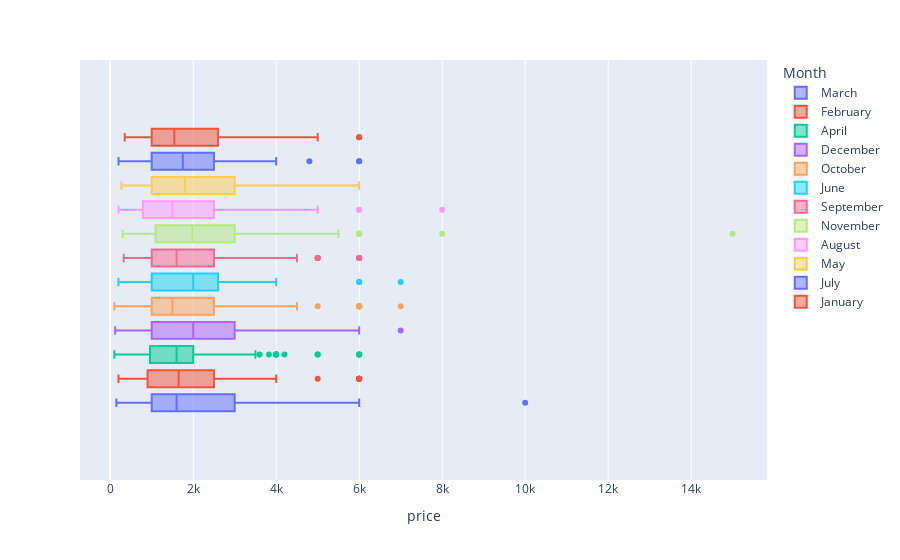

Notebook source saved alongside this figure:
### Code cell
steam_df.plot('price',kind='box',color='Month')

### Figure 1 — Plotly figure (JSON) as saved in the notebook; plotly's stock layout.template omitted (floating-point values rounded to 4 significant figures; data arrays with more than 128 entries replaced by an {"elided": "..."} marker saying what was removed)
{"data": [{"alignmentgroup": "True", "hovertemplate": "Month=March<br>price=%{x}<extra></extra>", "legendgroup": "March", "marker": {"color": "#636efa"}, "name": "March", "notched": false, "offsetgroup": "March", "orientation": "h", "showlegend": true, "type": "box", "x": {"elided": "158 int values"}, "x0": " ", "xaxis": "x", "y0": " ", "yaxis": "y"}, {"alignmentgroup": "True", "hovertemplate": "Month=February<br>price=%{x}<extra></extra>", "legendgroup": "February", "marker": {"color": "#EF553B"}, "name": "February", "notched": false, "offsetgroup": "February", "orientation": "h", "showlegend": true, "type": "box", "x": [5999, 3999, 5999, 1499, 1999, 5999, 2499, 1999, 1999, 1999, 1499, 2549, 499, 689, 4999, 1999, 899, 2999, 509, 1999, 2499, 1499, 1699, 2499, 5999, 1799, 959, 2399, 1499, 1199, 1999, 2999, 599, 1999, 799, 899, 1999, 2999, 749, 1499, 399, 1999, 2999, 1599, 1274, 2699, 3959, 1189, 999, 2499, 799, 1499, 749, 599, 799, 1999, 199, 3299, 1999, 999, 699, 199, 1999, 5999, 519, 749, 899, 1299, 1499, 999], "x0": " ", "xaxis": "x", "y0": " ", "yaxis": "y"}, {"alignmentgroup": "True", "hovertemplate": "Month=April<br>price=%{x}<extra></extra>", "legendgroup": "April", "marker": {"color": "#00cc96"}, "name": "April", "notched": false, "offsetgroup": "April", "orientation": "h", "showlegend": true, "type": "box", "x": [1799, 4999, 1999, 1999, 3599, 1999, 1349, 599, 1999, 1799, 499, 479, 1499, 1999, 1999, 5999, 999, 3999, 1529, 1499, 1999, 1999, 999, 5999, 999, 5999, 1274, 1799, 1999, 1799, 1999, 2499, 3999, 1499, 1799, 599, 1999, 1499, 1079, 599, 2999, 999, 3999, 1999, 1444, 989, 599, 1349, 2499, 1999, 299, 999, 4999, 2999, 1699, 1999, 3999, 1999, 499, 1999, 749, 199, 2999, 199, 974, 1799, 299, 1499, 2999, 119, 1439, 1799, 1499, 749, 449, 3999, 1599, 909, 1999, 1249, 3824, 499, 899, 2699, 799, 999, 799, 999, 1299, 499, 2499, 1599, 2499, 999, 399, 99, 1999, 749, 1599, 1599, 2699, 3499, 1999, 1049, 2499, 1749, 1499, 799, 799, 2999, 2399, 4199, 1499, 159, 599, 849, 999], "x0": " ", "xaxis": "x", "y0": " ", "yaxis": "y"}, {"alignmentgroup": "True", "hovertemplate": "Month=December<br>price=%{x}<extra></extra>", "legendgroup": "December", "marker": {"color": "#ab63fa"}, "name": "December", "notched": false, "offsetgroup": "December", "orientation": "h", "showlegend": true, "type": "box", "x": [2999, 3999, 989, 1999, 299, 5999, 2499, 799, 2999, 3999, 999, 1999, 2999, 3999, 1999, 1999, 749, 1999, 1999, 1999, 2999, 3499, 2999, 6999, 999, 3499, 1599, 1399, 1999, 1999, 999, 399, 399, 3999, 2999, 3499, 849, 1499, 1999, 1999, 2499, 2999, 1339, 1999, 1999, 899, 499, 539, 5999, 499, 1199, 1499, 5999, 2499, 989, 1299, 1999, 3999, 399, 989, 3999, 2399, 2499, 1439, 999, 3249, 1499, 999, 999, 999, 2999, 2399, 1999, 1499, 119, 1199, 599, 599, 959, 899, 1874], "x0": " ", "xaxis": "x", "y0": " ", "yaxis": "y"}, {"alignmentgroup": "True", "hovertemplate": "Month=October<br>price=%{x}<extra></extra>", "legendgroup": "October", "marker": {"color": "#FFA15A"}, "name": "October", "notched": false, "offsetgroup": "October", "orientation": "h", "showlegend": true, "type": "box", "x": [2499, 5999, 5999, 3499, 3999, 1999, 1499, 1499, 5999, 3499, 1924, 5999, 5999, 3499, 999, 799, 3999, 5999, 1199, 2399, 999, 2999, 2499, 999, 1999, 499, 2999, 2999, 999, 2999, 4999, 1499, 1999, 1999, 5999, 2999, 2499, 5999, 999, 849, 1999, 599, 524, 1499, 2499, 1499, 1499, 1999, 99, 1499, 1291, 2999, 2399, 1979, 1199, 599, 1999, 1299, 999, 799, 1674, 1399, 1649, 499, 749, 959, 2309, 1299, 1599, 2999, 1319, 749, 1099, 499, 1749, 1499, 624, 2999, 1749, 1499, 799, 999, 799, 2399, 2249, 6999, 299, 3499, 299, 1199, 1499, 719, 479, 1249, 1949, 2099, 1499, 999, 599, 4499, 1199, 1199, 159, 299, 1399, 803, 799, 679, 1249], "x0": " ", "xaxis": "x", "y0": " ", "yaxis": "y"}, {"alignmentgroup": "True", "hovertemplate": "Month=June<br>price=%{x}<extra></extra>", "legendgroup": "June", "marker": {"color": "#19d3f3"}, "name": "June", "notched": false, "offsetgroup": "June", "orientation": "h", "showlegend": true, "type": "box", "x": [3999, 989, 749, 2999, 1999, 1999, 1999, 3999, 1999, 3999, 749, 749, 3999, 2499, 2249, 5999, 1999, 6999, 1749, 3999, 3999, 2499, 3999, 2499, 1999, 2499, 2999, 2799, 2699, 2499, 2499, 3999, 3999, 1499, 699, 2399, 499, 999, 1124, 1874, 199, 499, 1599, 999, 1249, 1999, 1999, 3999, 1999, 1499, 1999, 1599, 2999, 749, 1004, 479, 499, 799, 1624, 1199, 2399, 699, 199, 5999, 1999, 999, 499, 2009, 749, 1399, 3999, 1499, 199, 1299, 999, 989], "x0": " ", "xaxis": "x", "y0": " ", "yaxis": "y"}, {"alignmentgroup": "True", "hovertemplate": "Month=September<br>price=%{x}<extra></extra>", "legendgroup": "September", "marker": {"color": "#FF6692"}, "name": "September", "notched": false, "offsetgroup": "September", "orientation": "h", "showlegend": true, "type": "box", "x": [1399, 4999, 3299, 3249, 1399, 1999, 4499, 4999, 1999, 2999, 2499, 999, 2999, 2499, 1999, 1499, 1199, 1999, 3499, 599, 2499, 499, 5999, 3999, 2499, 999, 499, 1499, 1999, 1999, 1499, 1299, 1399, 1499, 2499, 799, 3499, 1749, 2999, 3999, 5999, 799, 1874, 999, 1499, 4999, 989, 499, 5999, 749, 874, 1999, 324, 5999, 769, 999, 999, 1599, 2999, 2199, 1099, 499, 799, 1999, 1249, 4999, 624, 1499, 2499, 2124, 999, 1624, 3599, 524, 1599, 999, 1399, 999, 799, 899, 2099, 2499, 1599, 599, 599, 1249, 1624, 2999, 1999, 1199, 4499, 1979, 699, 1199, 899, 2249, 1099, 1599, 749, 1299], "x0": " ", "xaxis": "x", "y0": " ", "yaxis": "y"}, {"alignmentgroup": "True", "hovertemplate": "Month=November<br>price=%{x}<extra></extra>", "legendgroup": "November", "marker": {"color": "#B6E880"}, "name": "November", "notched": false, "offsetgroup": "November", "orientation": "h", "showlegend": true, "type": "box", "x": [1999, 5999, 4999, 5999, 999, 1999, 999, 1999, 3999, 1999, 5999, 1999, 499, 999, 1499, 5999, 1999, 5999, 14999, 1999, 1499, 1999, 1499, 4499, 5499, 3999, 4499, 1499, 1599, 1999, 1999, 3999, 1499, 7999, 5999, 1979, 1999, 1979, 4999, 2499, 1874, 499, 1674, 999, 999, 1249, 1999, 1999, 2999, 999, 1799, 2969, 1999, 1574, 599, 799, 2449, 4999, 1049, 299, 999, 524, 3299, 449, 1499, 999, 599, 599, 999, 3199, 2999, 1499, 1499, 2499, 1799, 1499, 799, 1219, 1249], "x0": " ", "xaxis": "x", "y0": " ", "yaxis": "y"}, {"alignmentgroup": "True", "hovertemplate": "Month=August<br>price=%{x}<extra></extra>", "legendgroup": "August", "marker": {"color": "#FF97FF"}, "name": "August", "notched": false, "offsetgroup": "August", "orientation": "h", "showlegend": true, "type": "box", "x": [1397, 5999, 2499, 2999, 2399, 3999, 3000, 2999, 1499, 1399, 2499, 2999, 1599, 3499, 4999, 2499, 799, 2999, 1999, 2499, 1674, 2999, 999, 2499, 799, 999, 1999, 3999, 5999, 2499, 3999, 1374, 1599, 1999, 749, 1499, 199, 1499, 1199, 999, 1199, 3599, 1999, 749, 449, 1599, 1124, 7999, 3499, 1749, 499, 2499, 499, 499, 399, 1999, 1199, 2999, 4999, 299, 999, 1999, 1249, 399, 249, 1124, 1399, 449, 2999, 1199, 499, 599, 1999, 499, 629, 1199, 1799, 1749, 374, 499, 524, 1874, 479, 749, 1199], "x0": " ", "xaxis": "x", "y0": " ", "yaxis": "y"}, {"alignmentgroup": "True", "hovertemplate": "Month=May<br>price=%{x}<extra></extra>", "legendgroup": "May", "marker": {"color": "#FECB52"}, "name": "May", "notched": false, "offsetgroup": "May", "orientation": "h", "showlegend": true, "type": "box", "x": [1999, 999, 2499, 2999, 3999, 2999, 2499, 1999, 1499, 3999, 999, 599, 1499, 4499, 2999, 499, 5999, 3999, 3999, 4999, 799, 5999, 3999, 1999, 599, 2479, 679, 2999, 2999, 1499, 499, 2999, 2299, 5999, 1299, 2499, 1499, 1699, 999, 2999, 2999, 1999, 999, 1399, 1499, 2999, 399, 2199, 999, 399, 2249, 999, 1799, 2999, 899, 1199, 699, 2999, 689, 624, 269, 1499, 749, 749, 449, 1499, 1949], "x0": " ", "xaxis": "x", "y0": " ", "yaxis": "y"}, {"alignmentgroup": "True", "hovertemplate": "Month=July<br>price=%{x}<extra></extra>", "legendgroup": "July", "marker": {"color": "#636efa"}, "name": "July", "notched": false, "offsetgroup": "July", "orientation": "h", "showlegend": true, "type": "box", "x": [3999, 3199, 2999, 2599, 2249, 5999, 999, 2999, 1399, 5999, 499, 1749, 1499, 1499, 2499, 1499, 1999, 1799, 2499, 2999, 2499, 1199, 1999, 1999, 1749, 1999, 415, 1999, 1999, 499, 2999, 999, 2999, 2099, 974, 1999, 299, 999, 999, 3199, 1399, 599, 1399, 899, 299, 199, 3959, 999, 1599, 4799, 899, 599, 999, 1299, 799], "x0": " ", "xaxis": "x", "y0": " ", "yaxis": "y"}, {"alignmentgroup": "True", "hovertemplate": "Month=January<br>price=%{x}<extra></extra>", "legendgroup": "January", "marker": {"color": "#EF553B"}, "name": "January", "notched": false, "offsetgroup": "January", "orientation": "h", "showlegend": true, "type": "box", "x": [4999, 4499, 2999, 5999, 1599, 1599, 1999, 2999, 2499, 499, 1589, 3199, 1999, 1499, 3999, 4499, 999, 1999, 999, 5999, 1499, 1249, 2999, 1999, 2999, 1499, 2249, 1599, 4199, 999, 1999, 3999, 2499, 1999, 899, 499, 599, 1499, 1499, 1199, 1699, 499, 599, 599, 499, 1499, 749, 1299, 2699, 1999, 3199, 699, 1249, 599, 1399, 1999, 2399, 899, 999, 499, 999, 1299, 1299, 1299, 999, 349, 2974, 3399], "x0": " ", "xaxis": "x", "y0": " ", "yaxis": "y"}], "layout": {"boxmode": "group", "legend": {"title": {"text": "Month"}, "tracegroupgap": 0}, "margin": {"t": 60}, "xaxis": {"anchor": "y", "domain": [0, 1], "title": {"text": "price"}}, "yaxis": {"anchor": "x", "domain": [0, 1]}}}
